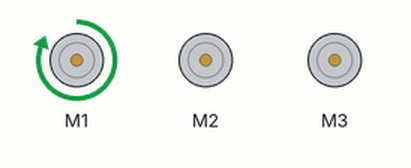
A sketch run on a simulated Arduino Uno, built with avr-gcc and run on an emulated ATmega328P. Parts: 3 × DC motor (green arrow = forward, orange = backward, longer = faster). What the sketch prints to the serial monitor is not drawn.

Above: at 0.1 s.
At 1.1 s:
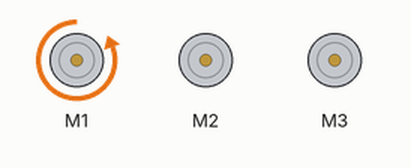
At 3.1 s:
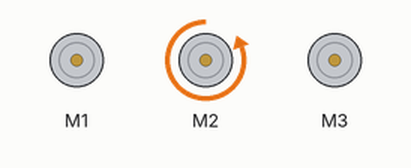
At 4.1 s:
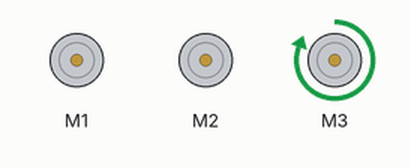
At 6.15 s:
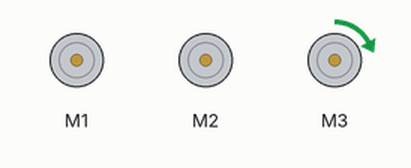
At 36.21 s:
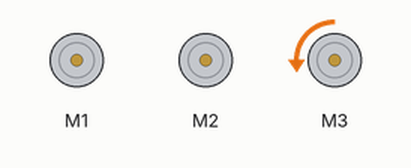
Timing chart, 0 to 40.0 s (numbered marks = the images above):
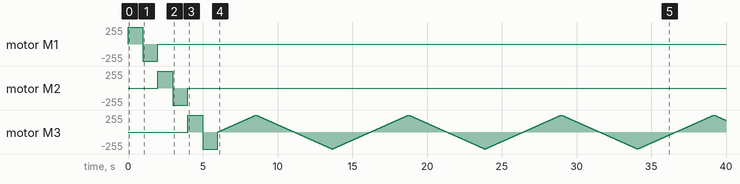

The sketch:

magic_billy_bass_001.ino
```cpp
#include <Wire.h>
#include <Adafruit_MotorShield.h>

// Create the motor shield object with the default I2C address
Adafruit_MotorShield AFMS = Adafruit_MotorShield();

// bind the motor ports
Adafruit_DCMotor *headMotor = AFMS.getMotor(1);
Adafruit_DCMotor *tailMotor = AFMS.getMotor(2);
Adafruit_DCMotor *mouthMotor = AFMS.getMotor(3);

void setup() {
  Serial.begin(9600);           // for debugging
  Serial.println("Initializing Magic Fish!");
  AFMS.begin();

  // Set the speed to start, from 0 (off) to 255 (max speed)
    Serial.println("Head Motors: Activate!");
  headMotor->setSpeed(255);
  headMotor->run(FORWARD);
  delay(1000); // turn on motor
  headMotor->run(BACKWARD);
  delay(1000); // turn on motor
  headMotor->run(RELEASE);

      Serial.println("Tail Motors: Activate!");
  tailMotor->setSpeed(255);
  tailMotor->run(FORWARD);
  delay(1000); // turn on motor
  tailMotor->run(BACKWARD);
  delay(1000); // turn on motor
 tailMotor->run(RELEASE);

      Serial.println("Mouth Motors: Activate!");
  mouthMotor->setSpeed(255);
  mouthMotor->run(FORWARD);
  delay(1000); // turn on motor
  mouthMotor->run(BACKWARD);
  delay(1000); // turn on motor
  mouthMotor->run(RELEASE);
}

void loop() {
  uint8_t i;

  Serial.print("open");

  mouthMotor->run(FORWARD);
  for (i=0; i<255; i++) {
    mouthMotor->setSpeed(i);
    delay(10);
  }
  for (i=255; i!=0; i--) {
    mouthMotor->setSpeed(i);
    delay(10);
  }

  Serial.print("close");

  mouthMotor->run(BACKWARD);
  for (i=0; i<255; i++) {
    mouthMotor->setSpeed(i);
    delay(10);
  }
  for (i=255; i!=0; i--) {
    mouthMotor->setSpeed(i);
    delay(10);
  }
}
```
